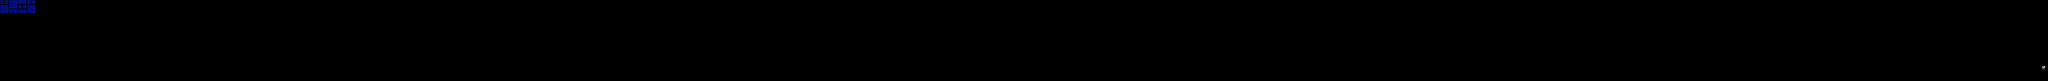

This game map was drawn from its Tiled (.tmx) file and the tilesets committed beside it. A one-line description and the trimmed map source follow:
An orthogonal 682x27 tile map with 16x16 px tiles, 2 tile layers (SP, ...), 2 tilesets, 2 image layers.

<map version="1.10" tiledversion="1.11.2" orientation="orthogonal" renderorder="right-down" width="682" height="27" tilewidth="16" tileheight="16" infinite="0" nextlayerid="5" nextobjectid="1">
 <editorsettings>
  <chunksize width="16" height="27" />
  <export format="csv" />
 </editorsettings>
 <tileset firstgid="1" name="famidash" tilewidth="16" tileheight="16" tilecount="256" columns="16">
  <image source="../../../GRAPHICS/famidash.bmp" width="256" height="256" />
 </tileset>
 <tileset firstgid="257" name="sprites" tilewidth="16" tileheight="16" tilecount="256" columns="16">
  <image source="../../../GRAPHICS/sprites.png" width="256" height="256" />
 </tileset>
 <imagelayer id="3" name="Image Layer 1" parallaxx="0.9" parallaxy="0.9" repeatx="1" repeaty="1"><image source="../../../GRAPHICS/Old/parallax Blue.bmp" width="192" height="72" /></imagelayer><imagelayer id="4" name="Image Layer 2" offsetx="0" offsety="432" repeatx="1"><image source="../../../GRAPHICS/ground.bmp" width="80" height="32" /></imagelayer><layer id="1" width="682" height="27">
  <data>[18414 cells, 18414 non-empty, 1 distinct tile ids]</data>
 </layer>
 <layer id="2" name="SP" width="682" height="27">
  <data>[18414 cells, 1 non-empty, 1 distinct tile ids]</data>
 </layer>
</map>
